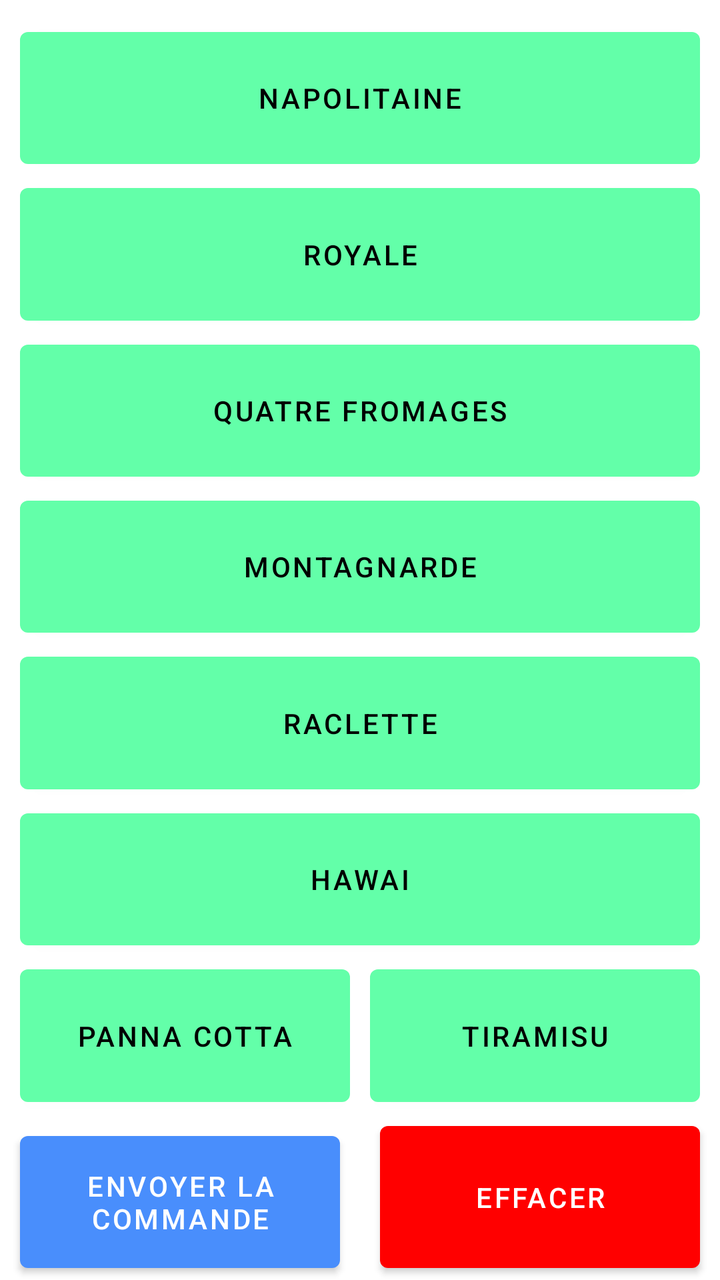
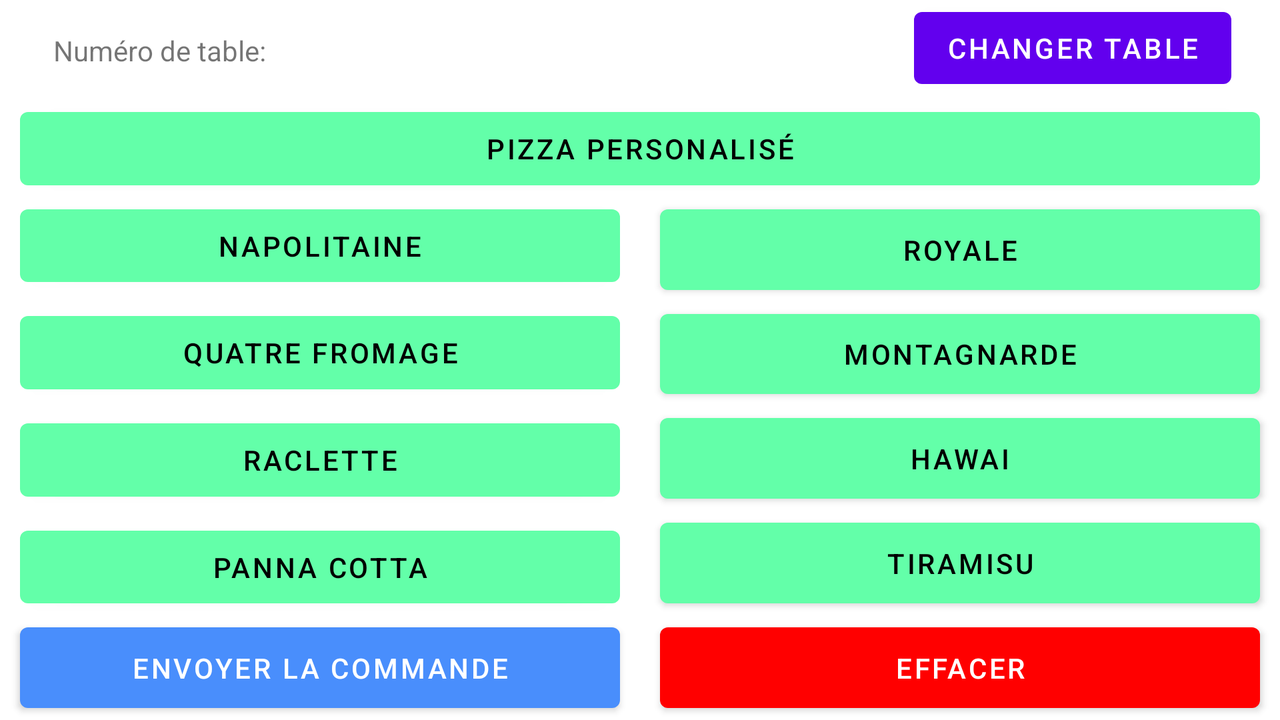

One screen, two layout resources from the same app: the default and the repository's alternative for another configuration. Each is rendered where Android would select it; the XML of both is given below.
<!-- AndroidManifest.xml: application theme Theme.MyPizzaria -->
<!-- res/layout/fragment_menu.xml -->
<?xml version="1.0" encoding="utf-8"?>
<androidx.constraintlayout.widget.ConstraintLayout xmlns:android="http://schemas.android.com/apk/res/android"
    xmlns:app="http://schemas.android.com/apk/res-auto"
    xmlns:tools="http://schemas.android.com/tools"
    android:layout_width="match_parent"
    android:layout_height="match_parent">



    <Button
        android:id="@+id/button1"
        android:layout_width="0dp"
        android:layout_height="0dp"
        android:layout_marginStart="10dp"
        android:layout_marginEnd="10dp"
        android:layout_marginTop="10dp"
        android:text="@string/napolitaine"
        android:textColor="#000000"
        app:backgroundTint="#63FFA9"
        app:layout_constraintBottom_toTopOf="@+id/button2"
        app:layout_constraintEnd_toEndOf="parent"
        app:layout_constraintStart_toStartOf="parent"
        app:layout_constraintTop_toTopOf="parent"
        app:layout_constraintVertical_weight="1" />



    <Button
        android:id="@+id/button2"
        android:layout_width="0dp"
        android:layout_height="0dp"
        android:layout_marginStart="10dp"
        android:layout_marginEnd="10dp"
        android:text="@string/royale"
        android:textColor="#000000"
        app:backgroundTint="#63FFA9"
        app:layout_constraintBottom_toTopOf="@+id/button3"
        app:layout_constraintEnd_toEndOf="parent"
        app:layout_constraintStart_toStartOf="parent"
        app:layout_constraintTop_toBottomOf="@+id/button1"
        app:layout_constraintVertical_weight="1" />

    <Button
        android:id="@+id/button3"
        android:layout_width="0dp"
        android:layout_height="0dp"
        android:layout_marginStart="10dp"
        android:layout_marginEnd="10dp"
        android:text="@string/quatre_fromages"
        android:textColor="#000000"
        app:backgroundTint="#63FFA9"
        app:layout_constraintBottom_toTopOf="@+id/button4"
        app:layout_constraintEnd_toEndOf="parent"
        app:layout_constraintStart_toStartOf="parent"
        app:layout_constraintTop_toBottomOf="@+id/button2"
        app:layout_constraintVertical_weight="1" />

    <Button
        android:id="@+id/button4"
        android:layout_width="0dp"
        android:layout_height="0dp"
        android:layout_marginStart="10dp"
        android:layout_marginEnd="10dp"
        android:text="@string/montagnarde"
        android:textColor="#000000"
        app:backgroundTint="#63FFA9"
        app:layout_constraintBottom_toTopOf="@+id/button5"
        app:layout_constraintEnd_toEndOf="parent"
        app:layout_constraintStart_toStartOf="parent"
        app:layout_constraintTop_toBottomOf="@+id/button3"
        app:layout_constraintVertical_weight="1" />

    <Button
        android:id="@+id/button5"
        android:layout_width="0dp"
        android:layout_height="0dp"
        android:text="@string/raclette"
        android:textColor="#000000"
        android:layout_marginStart="10dp"
        android:layout_marginEnd="10dp"
        app:backgroundTint="#63FFA9"
        app:layout_constraintEnd_toEndOf="parent"
        app:layout_constraintStart_toStartOf="parent"
        app:layout_constraintTop_toBottomOf="@+id/button4"
        app:layout_constraintBottom_toTopOf="@+id/button6"
        app:layout_constraintVertical_weight="1"/>

    <Button
        android:id="@+id/button6"
        android:layout_width="0dp"
        android:layout_height="0dp"
        android:layout_marginStart="10dp"
        android:layout_marginEnd="10dp"
        android:text="@string/hawai"
        android:textColor="#000000"
        app:backgroundTint="#63FFA9"
        app:layout_constraintBottom_toTopOf="@+id/button7"
        app:layout_constraintEnd_toEndOf="parent"
        app:layout_constraintStart_toStartOf="parent"
        app:layout_constraintTop_toBottomOf="@+id/button5"
        app:layout_constraintVertical_weight="1" />

    <Button
        android:id="@+id/button7"
        android:layout_width="0dp"
        android:layout_height="0dp"
        android:layout_marginStart="10dp"
        android:layout_marginEnd="5dp"
        android:layout_marginBottom="5dp"
        android:text="@string/panna_cotta"
        android:textColor="#000000"
        app:backgroundTint="#63FFA9"
        app:layout_constraintBottom_toTopOf="@id/button9"
        app:layout_constraintEnd_toStartOf="@+id/button8"
        app:layout_constraintHorizontal_weight="1"
        app:layout_constraintStart_toStartOf="parent"
        app:layout_constraintTop_toBottomOf="@+id/button6"
        app:layout_constraintVertical_weight="1" />

    <Button
        android:id="@+id/button8"
        android:layout_width="0dp"
        android:layout_height="0dp"
        android:layout_marginStart="5dp"
        android:layout_marginEnd="10dp"
        android:layout_marginBottom="5dp"
        android:text="@string/tiramisu"
        android:textColor="#000000"
        app:backgroundTint="#63FFA9"
        app:layout_constraintBottom_toTopOf="@id/button9"
        app:layout_constraintEnd_toEndOf="parent"
        app:layout_constraintHorizontal_weight="1"
        app:layout_constraintStart_toEndOf="@id/button7"
        app:layout_constraintTop_toBottomOf="@+id/button6"
        app:layout_constraintVertical_weight="1" />



    <Button
        android:id="@+id/button9"
        android:layout_width="0dp"
        android:layout_height="0dp"
        android:layout_marginStart="10dp"
        android:layout_marginEnd="10dp"
        android:text="@string/envoyer_la_commande"
        android:textColor="#ffffff"
        app:backgroundTint="#498efc"
        app:layout_constraintBottom_toBottomOf="parent"
        app:layout_constraintEnd_toStartOf="@id/button10"
        app:layout_constraintStart_toStartOf="parent"
        app:layout_constraintTop_toBottomOf="@+id/button7"
        app:layout_constraintVertical_weight="1" />

    <Button
        android:id="@+id/button10"
        android:layout_width="0dp"
        android:layout_height="0dp"
        android:layout_marginStart="10dp"
        android:layout_marginEnd="10dp"
        android:text="@string/effacer"
        android:textColor="#ffffff"
        app:backgroundTint="#ff0000"
        app:layout_constraintBottom_toBottomOf="parent"
        app:layout_constraintEnd_toEndOf="parent"
        app:layout_constraintStart_toEndOf="@id/button9"
        app:layout_constraintTop_toBottomOf="@+id/button8"
        app:layout_constraintVertical_weight="1" />

</androidx.constraintlayout.widget.ConstraintLayout>
<!-- resources referenced by this layout -->
<resources>
  <string name="effacer">Effacer</string>
  <string name="envoyer_la_commande">Envoyer la commande</string>
  <string name="hawai">HAWAI</string>
  <string name="montagnarde">MONTAGNARDE</string>
  <string name="napolitaine">NAPOLITAINE</string>
  <string name="panna_cotta">PANNA COTTA</string>
  <string name="quatre_fromages">QUATRE FROMAGES</string>
  <string name="raclette">RACLETTE</string>
  <string name="royale">ROYALE</string>
  <string name="tiramisu">TIRAMISU</string>
  <style name="Theme.MyPizzaria" parent="Theme.MaterialComponents.DayNight.DarkActionBar">
          
          <item name="colorPrimary">@color/purple_500</item>
          <item name="colorPrimaryVariant">@color/purple_700</item>
          <item name="colorOnPrimary">@color/white</item>
          
          <item name="colorSecondary">@color/teal_200</item>
          <item name="colorSecondaryVariant">@color/teal_700</item>
          <item name="colorOnSecondary">@color/black</item>
          
          <item name="android:statusBarColor" tools:targetApi="l">?attr/colorPrimaryVariant</item>
          
      </style>
</resources>
<!-- res/layout-land/fragment_menu.xml (the repository's variant of the layout above) -->
<!-- drawn on the phone turned sideways -->
<?xml version="1.0" encoding="utf-8"?>
<androidx.constraintlayout.widget.ConstraintLayout xmlns:android="http://schemas.android.com/apk/res/android"
    xmlns:app="http://schemas.android.com/apk/res-auto"
    xmlns:tools="http://schemas.android.com/tools"
    android:layout_width="match_parent"
    android:layout_height="match_parent">


    <Button
        android:id="@+id/custom"
        android:layout_width="0dp"
        android:layout_height="0dp"
        android:layout_marginStart="10dp"
        android:layout_marginTop="50dp"
        android:layout_marginEnd="10dp"
        android:text="Pizza Personalisé"
        android:textColor="#000000"
        app:backgroundTint="#63FFA9"
        app:layout_constraintBottom_toTopOf="@+id/button1"
        app:layout_constraintEnd_toEndOf="parent"
        app:layout_constraintStart_toStartOf="parent"
        app:layout_constraintTop_toTopOf="parent"
        app:layout_constraintVertical_weight="1" />
    <Button
        android:id="@+id/button1"
        android:layout_width="0dp"
        android:layout_height="0dp"
        android:layout_marginStart="10dp"
        android:layout_marginEnd="10dp"
        android:text="NAPOLITAINE"
        android:textColor="#000000"
        app:backgroundTint="#63FFA9"
        app:layout_constraintEnd_toStartOf="@id/button2"
        app:layout_constraintStart_toStartOf="parent"
        app:layout_constraintTop_toBottomOf="@id/custom"
        app:layout_constraintBottom_toTopOf="@id/button3"
        app:layout_constraintVertical_weight="1" />

    <Button
        android:id="@+id/button2"
        android:layout_width="0dp"
        android:layout_height="0dp"
        android:layout_marginStart="10dp"
        android:layout_marginEnd="10dp"
        android:text="ROYALE"
        android:textColor="#000000"
        app:backgroundTint="#63FFA9"
        app:layout_constraintEnd_toEndOf="parent"
        app:layout_constraintStart_toEndOf="@id/button1"
        app:layout_constraintTop_toBottomOf="@id/custom"
        app:layout_constraintBottom_toTopOf="@id/button4"
        app:layout_constraintVertical_weight="1" />


    <Button
        android:id="@+id/button3"
        android:layout_width="0dp"
        android:layout_height="0dp"
        android:layout_marginStart="10dp"
        android:layout_marginTop="5dp"
        android:layout_marginEnd="10dp"
        android:text="QUATRE FROMAGE"
        android:textColor="#000000"
        app:backgroundTint="#63FFA9"
        app:layout_constraintEnd_toStartOf="@id/button4"
        app:layout_constraintStart_toStartOf="parent"
        app:layout_constraintTop_toBottomOf="@id/button1"
        app:layout_constraintBottom_toTopOf="@id/button5"
        app:layout_constraintVertical_weight="1" />

    <Button
        android:id="@+id/button4"
        android:layout_width="0dp"
        android:layout_height="0dp"
        android:layout_marginStart="10dp"
        android:layout_marginEnd="10dp"
        android:text="MONTAGNARDE"
        android:textColor="#000000"
        app:backgroundTint="#63FFA9"
        app:layout_constraintEnd_toEndOf="parent"
        app:layout_constraintStart_toEndOf="@id/button3"
        app:layout_constraintTop_toBottomOf="@id/button2"
        app:layout_constraintBottom_toTopOf="@id/button6"
        app:layout_constraintVertical_weight="1" />

    <Button
        android:id="@+id/button5"
        android:layout_width="0dp"
        android:layout_height="0dp"
        android:layout_marginStart="10dp"
        android:layout_marginTop="5dp"
        android:layout_marginEnd="10dp"
        android:text="RACLETTE"
        android:textColor="#000000"
        app:backgroundTint="#63FFA9"
        app:layout_constraintEnd_toStartOf="@id/button6"
        app:layout_constraintStart_toStartOf="parent"
        app:layout_constraintTop_toBottomOf="@id/button3"
        app:layout_constraintBottom_toTopOf="@id/button7"
        app:layout_constraintVertical_weight="1" />

    <Button
        android:id="@+id/button6"
        android:layout_width="0dp"
        android:layout_height="0dp"
        android:layout_marginStart="10dp"
        android:layout_marginEnd="10dp"
        android:text="HAWAI"
        android:textColor="#000000"
        app:backgroundTint="#63FFA9"
        app:layout_constraintEnd_toEndOf="parent"
        app:layout_constraintStart_toEndOf="@id/button5"
        app:layout_constraintTop_toBottomOf="@id/button4"
        app:layout_constraintBottom_toTopOf="@id/button8"
        app:layout_constraintVertical_weight="1" />

    <Button
        android:id="@+id/button7"
        android:layout_width="0dp"
        android:layout_height="0dp"
        android:layout_marginStart="10dp"
        android:layout_marginTop="5dp"
        android:layout_marginEnd="10dp"
        android:text="PANNA COTTA"
        android:textColor="#000000"
        app:backgroundTint="#63FFA9"
        app:layout_constraintEnd_toStartOf="@id/button8"
        app:layout_constraintStart_toStartOf="parent"
        app:layout_constraintTop_toBottomOf="@id/button5"
        app:layout_constraintBottom_toTopOf="@+id/button9"
        app:layout_constraintVertical_weight="1" />

    <Button
        android:id="@+id/button8"
        android:layout_width="0dp"
        android:layout_height="0dp"
        android:layout_marginStart="10dp"
        android:layout_marginEnd="10dp"
        android:text="TIRAMISU"
        android:textColor="#000000"
        app:backgroundTint="#63FFA9"
        app:layout_constraintEnd_toEndOf="parent"
        app:layout_constraintStart_toEndOf="@id/button7"
        app:layout_constraintTop_toBottomOf="@id/button6"
        app:layout_constraintBottom_toTopOf="@+id/button9"
        app:layout_constraintVertical_weight="1" />

    <Button
        android:id="@+id/button9"
        android:layout_width="0dp"
        android:layout_height="0dp"
        android:layout_marginStart="10dp"
        android:layout_marginEnd="10dp"
        android:text="Envoyer la commande"
        android:textColor="#ffffff"
        app:backgroundTint="#498efc"
        app:layout_constraintBottom_toBottomOf="parent"
        app:layout_constraintEnd_toStartOf="@id/button10"
        app:layout_constraintStart_toStartOf="parent"
        app:layout_constraintTop_toBottomOf="@+id/button8"
        app:layout_constraintVertical_weight="1" />

    <Button
        android:id="@+id/button10"
        android:layout_width="0dp"
        android:layout_height="0dp"
        android:layout_marginStart="10dp"
        android:layout_marginEnd="10dp"
        android:text="effacer"
        android:textColor="#ffffff"
        app:backgroundTint="#ff0000"
        app:layout_constraintBottom_toBottomOf="parent"
        app:layout_constraintEnd_toEndOf="parent"
        app:layout_constraintStart_toEndOf="@id/button9"
        app:layout_constraintTop_toBottomOf="@+id/button8"
        app:layout_constraintVertical_weight="1" />


    <TextView
        android:id="@+id/textView3"
        android:layout_width="wrap_content"
        android:layout_height="wrap_content"
        android:text="Numéro de table:"
        app:layout_constraintBottom_toTopOf="@+id/custom"
        app:layout_constraintEnd_toEndOf="parent"
        app:layout_constraintHorizontal_bias="0.05"
        app:layout_constraintStart_toStartOf="parent"
        app:layout_constraintTop_toTopOf="parent" />

    <Button
        android:id="@+id/tables"
        android:layout_width="wrap_content"
        android:layout_height="wrap_content"
        android:layout_marginBottom="2dp"
        android:text="Changer Table"
        app:layout_constraintBottom_toTopOf="@+id/custom"
        app:layout_constraintEnd_toEndOf="parent"
        app:layout_constraintHorizontal_bias="0.93"
        app:layout_constraintStart_toEndOf="@+id/textView3"
        app:layout_constraintTop_toTopOf="parent" />


</androidx.constraintlayout.widget.ConstraintLayout>
<!-- resources referenced by the variant -->
<!-- as the phone turned sideways resolves them -->
<resources>
  <style name="Theme.MyPizzaria" parent="Theme.MaterialComponents.DayNight.DarkActionBar">
          
          <item name="colorPrimary">@color/purple_500</item>
          <item name="colorPrimaryVariant">@color/purple_700</item>
          <item name="colorOnPrimary">@color/white</item>
          
          <item name="colorSecondary">@color/teal_200</item>
          <item name="colorSecondaryVariant">@color/teal_700</item>
          <item name="colorOnSecondary">@color/black</item>
          
          <item name="android:statusBarColor" tools:targetApi="l">?attr/colorPrimaryVariant</item>
          
      </style>
</resources>
